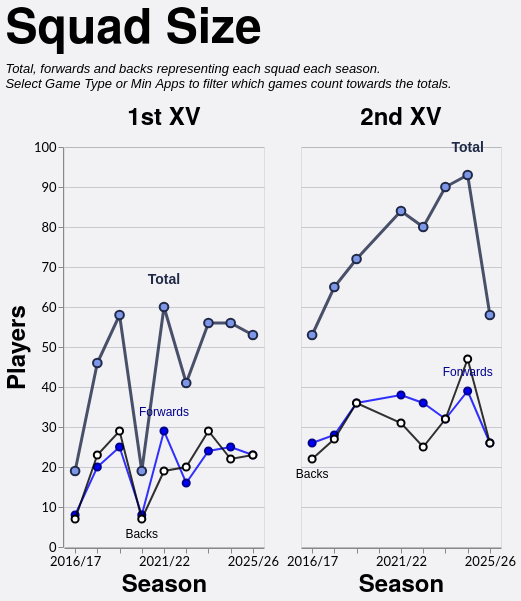

Vega-Lite specification stored for this chart:
### Vega-Lite specification from a JSON file in a GitHub repository (floating-point values rounded to 4 significant figures)
{"config": {"axis": {"labelFont": "Lato, sans-serif", "titleFont": "PT Sans Narrow, Helvetica Neue, Helvetica, Arial, sans-serif", "labelFontSize": 13, "titleFontSize": 24, "gridColor": "#202947", "gridOpacity": 0.2}, "header": {"labelFont": "PT Sans Narrow, Helvetica Neue, Helvetica, Arial, sans-serif", "titleFont": "PT Sans Narrow, Helvetica Neue, Helvetica, Arial, sans-serif", "labelFontSize": 24, "titleFontSize": 28, "labelFontWeight": "bold", "orient": "left"}, "legend": {"labelFont": "Lato, sans-serif", "titleFont": "PT Sans Narrow, Helvetica Neue, Helvetica, Arial, sans-serif", "labelFontSize": 14, "titleFontSize": 16, "titlePadding": 5, "fillColor": "white", "strokeColor": "black", "padding": 10, "titleFontWeight": "lighter", "titleFontStyle": "italic", "titleColor": "gray", "offset": 10}, "title": {"font": "PT Sans Narrow, Helvetica Neue, Helvetica, Arial, sans-serif", "fontSize": 48, "fontWeight": "bold", "anchor": "start", "align": "center", "titlePadding": 20, "subtitlePadding": 10, "subtitleFontSize": 13, "subtitleColor": "", "subtitleFontStyle": "italic", "offset": 15, "color": "black"}, "axisX": {"labelAngle": 0}, "facet": {"title": null, "header": null, "align": {"row": "each", "column": "each"}}, "resolve": {"scale": {"y": "independent", "facet": "independent"}}, "background": "#f2f1f4"}, "data": {"name": "data-884e4f551e956093125994b1f2c785cf"}, "facet": {"column": {"field": "squad", "header": {"labelExpr": "datum.value + ' XV'", "labelFontSize": 24}, "sort": ["1st", "2nd"], "title": null, "type": "nominal"}}, "spec": {"layer": [{"mark": {"type": "line", "color": "#202946", "opacity": 0.8, "point": {"filled": true, "color": "#7d96e8", "stroke": "#202946", "size": 75, "strokeWidth": 2}, "strokeWidth": 3}, "encoding": {"detail": [{"field": "unit", "type": "nominal"}], "tooltip": [{"field": "season", "title": "Season", "type": "ordinal"}, {"field": "squad", "title": "Squad", "type": "nominal"}, {"field": "unit", "title": "Unit", "type": "nominal"}, {"field": "players", "title": "Players", "type": "quantitative"}], "x": {"axis": {"labelAngle": 0, "labelOverlap": "parity"}, "field": "season", "sort": "ascending", "title": "Season", "type": "ordinal"}, "y": {"axis": {"tickMinStep": 1}, "field": "players", "scale": {"zero": true}, "title": "Players", "type": "quantitative"}}, "transform": [{"filter": "(datum.unit === 'Total')"}]}, {"mark": {"type": "line", "color": "blue", "opacity": 0.8, "point": {"filled": true, "color": "blue", "stroke": "darkblue", "size": 50, "strokeWidth": 2}, "strokeWidth": 2}, "encoding": {"detail": [{"field": "unit", "type": "nominal"}], "tooltip": [{"field": "season", "title": "Season", "type": "ordinal"}, {"field": "squad", "title": "Squad", "type": "nominal"}, {"field": "unit", "title": "Unit", "type": "nominal"}, {"field": "players", "title": "Players", "type": "quantitative"}], "x": {"axis": {"labelAngle": 0, "labelOverlap": "parity"}, "field": "season", "sort": "ascending", "title": "Season", "type": "ordinal"}, "y": {"axis": {"tickMinStep": 1}, "field": "players", "scale": {"zero": true}, "title": "Players", "type": "quantitative"}}, "transform": [{"filter": "(datum.unit === 'Forwards')"}]}, {"mark": {"type": "line", "color": "black", "opacity": 0.8, "point": {"filled": true, "color": "white", "stroke": "black", "size": 50, "strokeWidth": 2}, "strokeWidth": 2}, "encoding": {"detail": [{"field": "unit", "type": "nominal"}], "tooltip": [{"field": "season", "title": "Season", "type": "ordinal"}, {"field": "squad", "title": "Squad", "type": "nominal"}, {"field": "unit", "title": "Unit", "type": "nominal"}, {"field": "players", "title": "Players", "type": "quantitative"}], "x": {"axis": {"labelAngle": 0, "labelOverlap": "parity"}, "field": "season", "sort": "ascending", "title": "Season", "type": "ordinal"}, "y": {"axis": {"tickMinStep": 1}, "field": "players", "scale": {"zero": true}, "title": "Players", "type": "quantitative"}}, "transform": [{"filter": "(datum.unit === 'Backs')"}]}, {"mark": {"type": "text", "align": "center", "baseline": "bottom", "color": "#202946", "dx": 0, "dy": -20, "fontSize": 14, "fontWeight": "bold"}, "encoding": {"detail": [{"field": "unit", "type": "nominal"}], "text": {"value": "Total"}, "tooltip": [{"field": "season", "title": "Season", "type": "ordinal"}, {"field": "squad", "title": "Squad", "type": "nominal"}, {"field": "unit", "title": "Unit", "type": "nominal"}, {"field": "players", "title": "Players", "type": "quantitative"}], "x": {"field": "season", "type": "ordinal"}, "y": {"field": "players", "type": "quantitative"}}, "transform": [{"filter": "(datum.unit === 'Total')"}, {"calculate": "toNumber(split(datum.season, '/')[0])", "as": "season_order"}, {"joinaggregate": [{"op": "max", "field": "players", "as": "max_value"}, {"op": "min", "field": "players", "as": "min_value"}], "groupby": ["squad"]}, {"filter": "datum.players > 0"}, {"filter": "datum.players == datum.max_value"}, {"window": [{"op": "row_number", "field": "", "as": "rank"}], "groupby": ["squad"], "sort": [{"field": "season_order", "order": "descending"}]}, {"filter": "datum.rank == 1"}]}, {"mark": {"type": "text", "align": "center", "baseline": "bottom", "color": "darkblue", "dx": 0, "dy": -12, "fontSize": 12, "fontWeight": "normal"}, "encoding": {"detail": [{"field": "unit", "type": "nominal"}], "text": {"value": "Forwards"}, "tooltip": [{"field": "season", "title": "Season", "type": "ordinal"}, {"field": "squad", "title": "Squad", "type": "nominal"}, {"field": "unit", "title": "Unit", "type": "nominal"}, {"field": "players", "title": "Players", "type": "quantitative"}], "x": {"field": "season", "type": "ordinal"}, "y": {"field": "players", "type": "quantitative"}}, "transform": [{"filter": "(datum.unit === 'Forwards')"}, {"calculate": "toNumber(split(datum.season, '/')[0])", "as": "season_order"}, {"joinaggregate": [{"op": "max", "field": "players", "as": "max_value"}, {"op": "min", "field": "players", "as": "min_value"}], "groupby": ["squad"]}, {"filter": "datum.players > 0"}, {"filter": "datum.players == datum.max_value"}, {"window": [{"op": "row_number", "field": "", "as": "rank"}], "groupby": ["squad"], "sort": [{"field": "season_order", "order": "descending"}]}, {"filter": "datum.rank == 1"}]}, {"mark": {"type": "text", "align": "center", "baseline": "top", "color": "black", "dx": 0, "dy": 10, "fontSize": 12, "fontWeight": "normal"}, "encoding": {"detail": [{"field": "unit", "type": "nominal"}], "text": {"value": "Backs"}, "tooltip": [{"field": "season", "title": "Season", "type": "ordinal"}, {"field": "squad", "title": "Squad", "type": "nominal"}, {"field": "unit", "title": "Unit", "type": "nominal"}, {"field": "players", "title": "Players", "type": "quantitative"}], "x": {"field": "season", "type": "ordinal"}, "y": {"field": "players", "type": "quantitative"}}, "transform": [{"filter": "(datum.unit === 'Backs')"}, {"calculate": "toNumber(split(datum.season, '/')[0])", "as": "season_order"}, {"joinaggregate": [{"op": "max", "field": "players", "as": "max_value"}, {"op": "min", "field": "players", "as": "min_value"}], "groupby": ["squad"]}, {"filter": "datum.players > 0"}, {"filter": "datum.players == datum.min_value"}, {"window": [{"op": "row_number", "field": "", "as": "rank"}], "groupby": ["squad"], "sort": [{"field": "season_order", "order": "descending"}]}, {"filter": "datum.rank == 1"}]}], "height": 400, "width": 200}, "spacing": 30, "title": {"text": "Squad Size", "subtitle": ["Total, forwards and backs representing each squad each season.", "Select Game Type or Min Apps to filter which games count towards the totals."]}, "$schema": "https://vega.github.io/schema/vega-lite/v5.20.1.json", "datasets": {"data-884e4f551e956093125994b1f2c785cf": [{"season": "2016/17", "squad": "1st", "unit": "Backs", "players": 7}, {"season": "2016/17", "squad": "1st", "unit": "Forwards", "players": 8}, {"season": "2016/17", "squad": "1st", "unit": "Total", "players": 19}, {"season": "2016/17", "squad": "2nd", "unit": "Backs", "players": 22}, {"season": "2016/17", "squad": "2nd", "unit": "Forwards", "players": 26}, {"season": "2016/17", "squad": "2nd", "unit": "Total", "players": 53}, {"season": "2017/18", "squad": "1st", "unit": "Backs", "players": 23}, {"season": "2017/18", "squad": "1st", "unit": "Forwards", "players": 20}, {"season": "2017/18", "squad": "1st", "unit": "Total", "players": 46}, {"season": "2017/18", "squad": "2nd", "unit": "Backs", "players": 27}, {"season": "2017/18", "squad": "2nd", "unit": "Forwards", "players": 28}, {"season": "2017/18", "squad": "2nd", "unit": "Total", "players": 65}, {"season": "2018/19", "squad": "1st", "unit": "Backs", "players": 29}, {"season": "2018/19", "squad": "1st", "unit": "Forwards", "players": 25}, {"season": "2018/19", "squad": "1st", "unit": "Total", "players": 58}, {"season": "2018/19", "squad": "2nd", "unit": "Backs", "players": 36}, {"season": "2018/19", "squad": "2nd", "unit": "Forwards", "players": 36}, {"season": "2018/19", "squad": "2nd", "unit": "Total", "players": 72}, {"season": "2019/20", "squad": "1st", "unit": "Backs", "players": 7}, {"season": "2019/20", "squad": "1st", "unit": "Forwards", "players": 8}, {"season": "2019/20", "squad": "1st", "unit": "Total", "players": 19}, {"season": "2021/22", "squad": "1st", "unit": "Backs", "players": 19}, {"season": "2021/22", "squad": "1st", "unit": "Forwards", "players": 29}, {"season": "2021/22", "squad": "1st", "unit": "Total", "players": 60}, {"season": "2021/22", "squad": "2nd", "unit": "Backs", "players": 31}, {"season": "2021/22", "squad": "2nd", "unit": "Forwards", "players": 38}, {"season": "2021/22", "squad": "2nd", "unit": "Total", "players": 84}, {"season": "2022/23", "squad": "1st", "unit": "Backs", "players": 20}, {"season": "2022/23", "squad": "1st", "unit": "Forwards", "players": 16}, {"season": "2022/23", "squad": "1st", "unit": "Total", "players": 41}, {"season": "2022/23", "squad": "2nd", "unit": "Backs", "players": 25}, {"season": "2022/23", "squad": "2nd", "unit": "Forwards", "players": 36}, {"season": "2022/23", "squad": "2nd", "unit": "Total", "players": 80}, {"season": "2023/24", "squad": "1st", "unit": "Backs", "players": 29}, {"season": "2023/24", "squad": "1st", "unit": "Forwards", "players": 24}, {"season": "2023/24", "squad": "1st", "unit": "Total", "players": 56}, {"season": "2023/24", "squad": "2nd", "unit": "Backs", "players": 32}, {"season": "2023/24", "squad": "2nd", "unit": "Forwards", "players": 32}, {"season": "2023/24", "squad": "2nd", "unit": "Total", "players": 90}, {"season": "2024/25", "squad": "1st", "unit": "Backs", "players": 22}, {"season": "2024/25", "squad": "1st", "unit": "Forwards", "players": 25}, {"season": "2024/25", "squad": "1st", "unit": "Total", "players": 56}, {"season": "2024/25", "squad": "2nd", "unit": "Backs", "players": 47}, {"season": "2024/25", "squad": "2nd", "unit": "Forwards", "players": 39}, {"season": "2024/25", "squad": "2nd", "unit": "Total", "players": 93}, {"season": "2025/26", "squad": "1st", "unit": "Backs", "players": 23}, {"season": "2025/26", "squad": "1st", "unit": "Forwards", "players": 23}, {"season": "2025/26", "squad": "1st", "unit": "Total", "players": 53}, {"season": "2025/26", "squad": "2nd", "unit": "Backs", "players": 26}, {"season": "2025/26", "squad": "2nd", "unit": "Forwards", "players": 26}, {"season": "2025/26", "squad": "2nd", "unit": "Total", "players": 58}]}}
